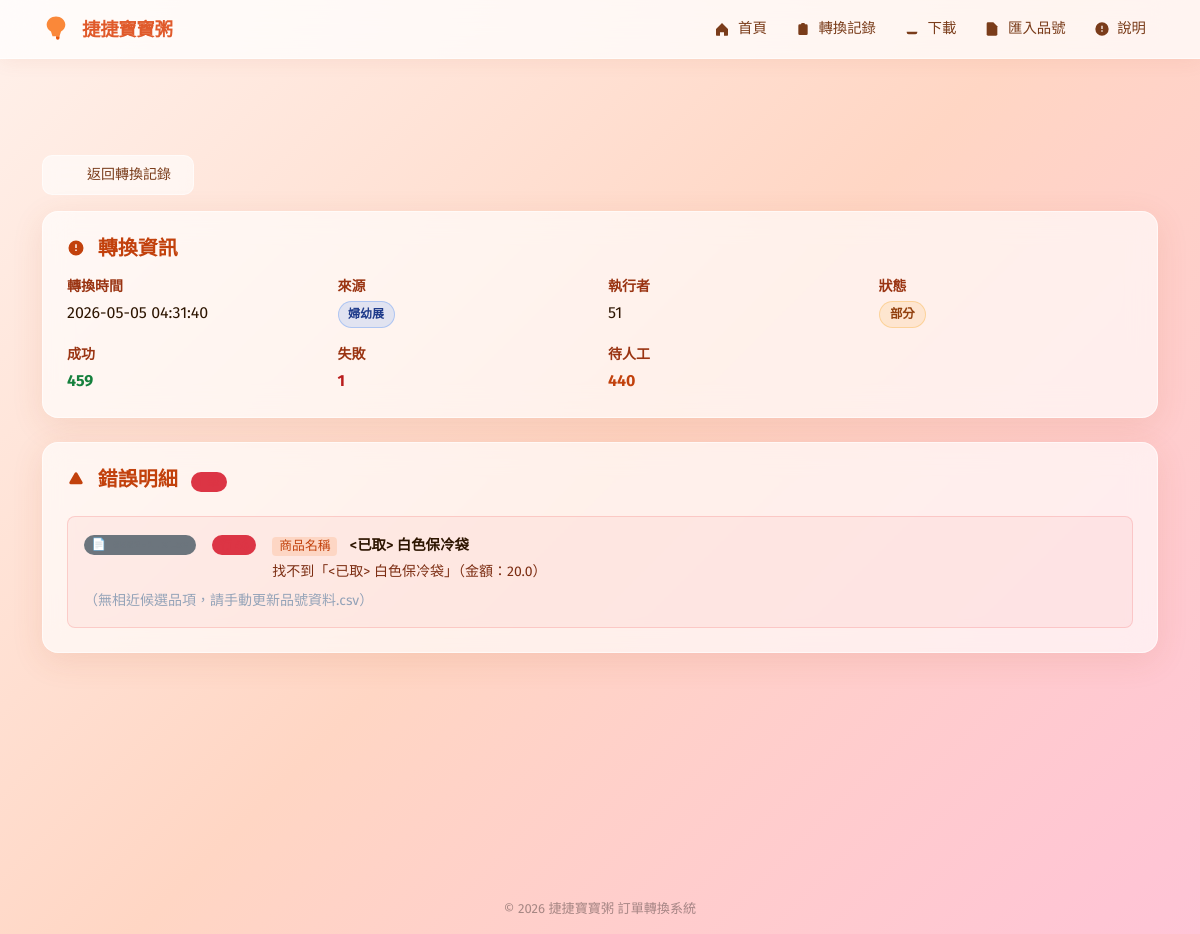
The app's page /errors/22 with its own data.
### app/models.py (models this page shows, shortened)
class ConversionLog(db.Model):
    __tablename__ = "conversion_logs"
    id            = db.Column(db.Integer, primary_key=True)
    created_at    = db.Column(db.DateTime, default=datetime.utcnow, nullable=False)
    operator      = db.Column(db.String(50))
    source_type   = db.Column(db.String(20), nullable=False)  # shopee|a1baby|leage
    input_files   = db.Column(db.Text)   # JSON 陣列（原始檔名）
    success_count = db.Column(db.Integer, default=0)
    fail_count    = db.Column(db.Integer, default=0)
    manual_count  = db.Column(db.Integer, default=0)
    output_files  = db.Column(db.Text)   # JSON 陣列（完整輸出路徑）
    status        = db.Column(db.String(20), nullable=False)  # completed|partial|failed
    errors = db.relationship("ConversionError", back_populates="log",
                             cascade="all, delete-orphan", lazy="dynamic")

class ConversionError(db.Model):
    __tablename__ = "conversion_errors"
    id              = db.Column(db.Integer, primary_key=True)
    log_id          = db.Column(db.Integer, db.ForeignKey("conversion_logs.id"), nullable=False)
    row_number      = db.Column(db.Integer)
    field_name      = db.Column(db.String(100))
    original_value  = db.Column(db.Text)
    reason          = db.Column(db.Text, nullable=False)
    candidates_json = db.Column(db.Text)   # JSON 陣列：[{品號,品名,商品結帳價,match_type}]
    source_file     = db.Column(db.String(255), default="")
    log = db.relationship("ConversionLog", back_populates="errors")
    @property
    def candidates(self) -> list:
        return json.loads(self.candidates_json) if self.candidates_json else []

### app/routes.py (the view)
@bp.route("/errors/<int:log_id>")
def error_detail(log_id: int):
    log    = ConversionLog.query.get_or_404(log_id)
    errors = ConversionError.query.filter_by(log_id=log_id).all()
    return render_template("error_detail.html", log=log, errors=errors,
                           resolved_ids=set(),
                           source_labels=SOURCE_LABELS)

### templates/error_detail.html (shortened to what this page needs)
{% extends "base.html" %}
{% block content %}
<div class="mb-3">
  <a href="{{ url_for('main.report') }}" class="btn btn-sm btn-glass-secondary">
    <svg width="14" height="14" viewBox="0 0 24 24" fill="currentColor" class="me-1"><path d="M10 19l-7-7m0 0l7-7m-7 7h18"/></svg>
    返回轉換記錄
  </a>
</div>
<div class="glass-card p-4 mb-4">
  <h5 class="fw-bold mb-3" style="color:#c2410c">
    <svg width="18" height="18" viewBox="0 0 24 24" fill="currentColor" class="me-2" style="vertical-align:-2px">
      <path d="M12 2a10 10 0 100 20A10 10 0 0012 2zm1 14h-2v-2h2v2zm0-4h-2V7h2v5z"/>
    </svg>
    轉換資訊
  </h5>
  <div class="row g-3">
    <div class="col-sm-6 col-md-3">
      <div class="small fw-semibold mb-1" style="color:#9a3412">轉換時間</div>
      <div>{{ log.created_at.strftime('%Y-%m-%d %H:%M:%S') }}</div>
    </div>
    <div class="col-sm-6 col-md-3">
      <div class="small fw-semibold mb-1" style="color:#9a3412">來源</div>
      <div>
        {% set src = log.source_type %}
        <span class="badge-source badge-{{ src }}">{{ source_labels.get(src, src) }}</span>
      </div>
    </div>
    <div class="col-sm-6 col-md-3">
      <div class="small fw-semibold mb-1" style="color:#9a3412">執行者</div>
      <div>{{ log.operator or '—' }}</div>
    </div>
    <div class="col-sm-6 col-md-3">
      <div class="small fw-semibold mb-1" style="color:#9a3412">狀態</div>
      <div>
        {% set status_map = {'completed':('completed','完成'),'partial':('partial','部分'),'failed':('failed','失敗')} %}
        {% set cls, txt = status_map.get(log.status, ('secondary', log.status)) %}
        <span class="status-chip status-{{ cls }}">{{ txt }}</span>
      </div>
    </div>
    <div class="col-sm-6 col-md-3">
      <div class="small fw-semibold mb-1" style="color:#9a3412">成功</div>
      <div class="fw-bold" style="color:#15803d">{{ log.success_count }}</div>
    </div>
    <div class="col-sm-6 col-md-3">
      <div class="small fw-semibold mb-1" style="color:#9a3412">失敗</div>
      <div class="fw-bold" style="color:#b91c1c">{{ log.fail_count }}</div>
    </div>
    <div class="col-sm-6 col-md-3">
      <div class="small fw-semibold mb-1" style="color:#9a3412">待人工</div>
      <div class="fw-bold" style="color:#c2410c">{{ log.manual_count }}</div>
    </div>
  </div>
</div>
<div class="glass-card p-4">
  <h5 class="fw-bold mb-4" style="color:#c2410c">
    <svg width="18" height="18" viewBox="0 0 24 24" fill="currentColor" class="me-2" style="vertical-align:-2px">
      <path d="M12 9v2m0 4h.01m-6.938 4h13.856c1.54 0 2.502-1.667 1.732-3L13.732 4c-.77-1.333-2.694-1.333-3.464 0L3.34 16c-.77 1.333.192 3 1.732 3z"/>
    </svg>
    錯誤明細
    <span class="badge bg-danger bg-opacity-15 text-danger ms-2 rounded-pill" style="font-size:.75rem">{{ errors|length }} 筆</span>
  </h5>
  {% if errors %}
  <div class="d-flex flex-column gap-3">
    {% for err in errors %}
    {% set candidates = err.candidates %}
    <div class="error-block rounded-3 p-3" style="background:rgba(239,68,68,.06);border:1px solid rgba(239,68,68,.18)"
         id="err-{{ err.id }}">
      <div class="d-flex align-items-start gap-3 flex-wrap">
        {% if err.source_file %}
        <span class="badge bg-secondary bg-opacity-15 text-secondary rounded-pill flex-shrink-0" style="font-size:.72rem;margin-top:2px;font-family:monospace">
          📄 {{ err.source_file }}
        </span>
        {% endif %}
        {% if err.row_number %}
        <span class="badge bg-danger bg-opacity-15 text-danger rounded-pill flex-shrink-0" style="font-size:.75rem;margin-top:2px">
        </span>
        {% endif %}
        <div class="flex-grow-1">
          {% if err.field_name %}
          <code style="font-size:.8rem;background:rgba(249,115,22,.15);padding:2px 7px;border-radius:4px;color:#c2410c">{{ err.field_name }}</code>
          {% endif %}
          {% if err.original_value %}
          <span class="fw-semibold ms-2" style="font-size:.9rem">{{ err.original_value }}</span>
          {% endif %}
          <div class="small mt-1" style="color:#7c2d12">{{ err.reason }}</div>
        </div>
      </div>
      {% if candidates and err.id not in resolved_ids %}
      <div class="mt-3">
        <div class="small fw-semibold mb-2" style="color:#92400e">
          <svg width="13" height="13" viewBox="0 0 24 24" fill="currentColor" class="me-1"><path d="M9.663 17h4.673M12 3v1m6.364 1.636l-.707.707M21 12h-1M4 12H3m3.343-5.657l-.707-.707m2.828 9.9a5 5 0 117.072 0l-.548.547A3.374 3.374 0 0014 18.469V19a2 2 0 11-4 0v-.531c0-.895-.356-1.754-.988-2.386l-.548-.547z"/></svg>
          系統建議候選品項，請確認後點選「設為別名」
        </div>
        <div class="d-flex flex-wrap gap-2">
          {% for c in candidates %}
          <div class="candidate-card d-flex align-items-center gap-2 px-3 py-2 rounded-3"
               style="background:rgba(255,255,255,.7);border:1px solid {% if c.match_type == 'price' %}rgba(34,197,94,.35){% else %}rgba(59,130,246,.35){% endif %};cursor:default">
            <div>
              <div class="small fw-semibold" style="color:#1e293b">{{ c.品名 }}</div>
              <div class="d-flex gap-2 mt-1">
                <span style="font-size:.73rem;color:#64748b">{{ c.品號 }}</span>
                <span style="font-size:.73rem;font-weight:600;color:#15803d">${{ c.商品結帳價 }}</span>
                <span class="badge rounded-pill {% if c.match_type == 'price' %}bg-success bg-opacity-15 text-success{% else %}bg-primary bg-opacity-10 text-primary{% endif %}"
                      style="font-size:.65rem">
                  {{ '金額符合' if c.match_type == 'price' else '名稱相近' }}
                </span>
              </div>
            </div>
            <button class="btn btn-sm ms-auto flex-shrink-0"
                    style="background:rgba(249,115,22,.15);color:#c2410c;border:1px solid rgba(249,115,22,.3);font-size:.78rem;white-space:nowrap"
                    onclick="addAlias('{{ err.id }}', '{{ err.original_value | e }}', '{{ c.品號 }}', '{{ c.品名 | e }}')">
              設為別名
            </button>
          </div>
          {% endfor %}
        </div>
      </div>
      {% elif not candidates and err.field_name == '商品名稱' and err.id not in resolved_ids %}
      <div class="mt-2 small" style="color:#94a3b8">（無相近候選品項，請手動更新品號資料.csv）</div>
      {% endif %}
    </div>
    {% endfor %}
  </div>
  {% endif %}
</div>
<div id="toastContainer" class="position-fixed bottom-0 end-0 p-3" style="z-index:9999"></div>
{% endblock %}

### static/css/custom.css (style rules this page uses)
:root { --blur-amount: 14px; --glass-bg: rgba(255, 255, 255, 0.65); --glass-bg-strong: rgba(255, 255, 255, 0.80); --glass-border: rgba(255, 255, 255, 0.55); --glass-shadow: 0 8px 32px rgba(180, 80, 40, 0.12); --gradient-start: #fff1eb; --gradient-mid: #ffd6c4; --gradient-end: #ffc3d6; --primary: #e05a2b; --primary-light: #ff8c5a; --text-dark: #2d1500; --text-medium: #7a3c1a; --text-muted: #a0614a; --radius: 16px; --radius-sm: 10px; --transition: 200ms ease; }
*, *::before, *::after { box-sizing: border-box; }
html, body { min-height: 100vh; font-family: 'Fira Sans', -apple-system, BlinkMacSystemFont, 'Segoe UI', sans-serif; color: var(--text-dark); }
body { background: linear-gradient(135deg, var(--gradient-start) 0%, var(--gradient-mid) 50%, var(--gradient-end) 100%); background-attachment: fixed; }
.glass-card { background: var(--glass-bg); backdrop-filter: blur(var(--blur-amount)); -webkit-backdrop-filter: blur(var(--blur-amount)); border: 1px solid var(--glass-border); border-radius: var(--radius); box-shadow: var(--glass-shadow); }
.btn-glass-secondary { background: rgba(255, 255, 255, 0.6); color: var(--text-medium); border: 1px solid var(--glass-border); border-radius: var(--radius-sm); font-weight: 500; padding: 0.55rem 1.4rem; backdrop-filter: blur(8px); transition: all var(--transition); cursor: pointer; }
.badge-source { display: inline-block; white-space: nowrap; }
.badge-a1baby { background: rgba(59, 130, 246, 0.15); color: #1e3a8a; border: 1px solid rgba(59, 130, 246, 0.30); font-size: 0.75rem; font-weight: 600; padding: 0.2rem 0.6rem; border-radius: 20px; }
.status-chip { display: inline-block; white-space: nowrap; font-size: 0.78rem; font-weight: 600; padding: 0.18rem 0.65rem; border-radius: 20px; }
.status-partial, .chip-partial { background: rgba(245, 158, 11, 0.12); color: #92400e; border: 1px solid rgba(245, 158, 11, 0.28); }

### records on screen
ConversionLog: created_at "2026-05-05 04:31:40", get "婦幼展", operator "51", success_count "459", fail_count "1", manual_count "440"
ConversionError: field_name "商品名稱", original_value "<已取> 白色保冷袋", reason "找不到「<已取> 白色保冷袋」（金額：20.0）", shows "（無相近候選品項，請手動更新品號資料.csv）"

### other values on screen
{{ txt }} "部分"
